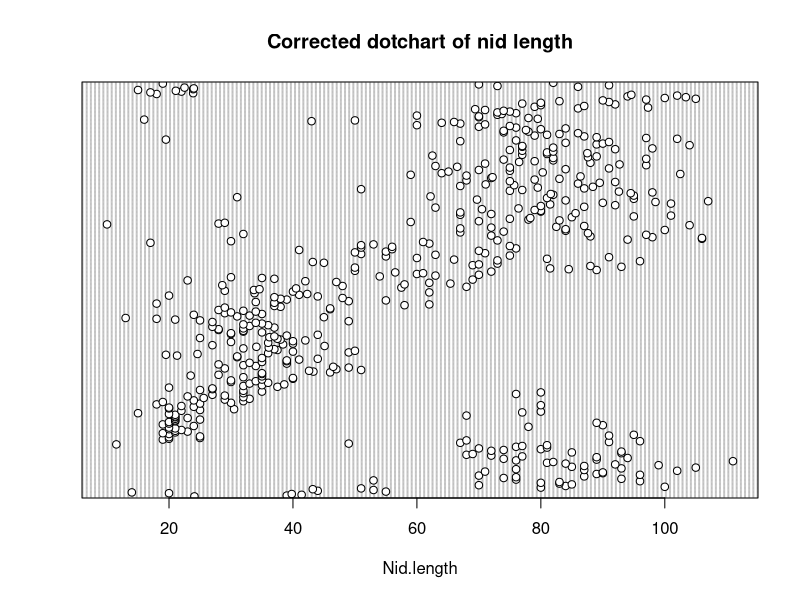
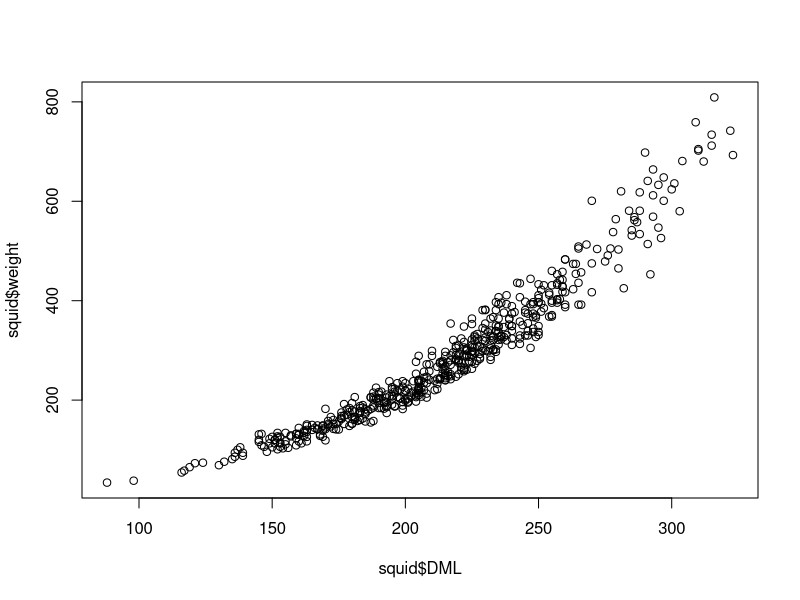
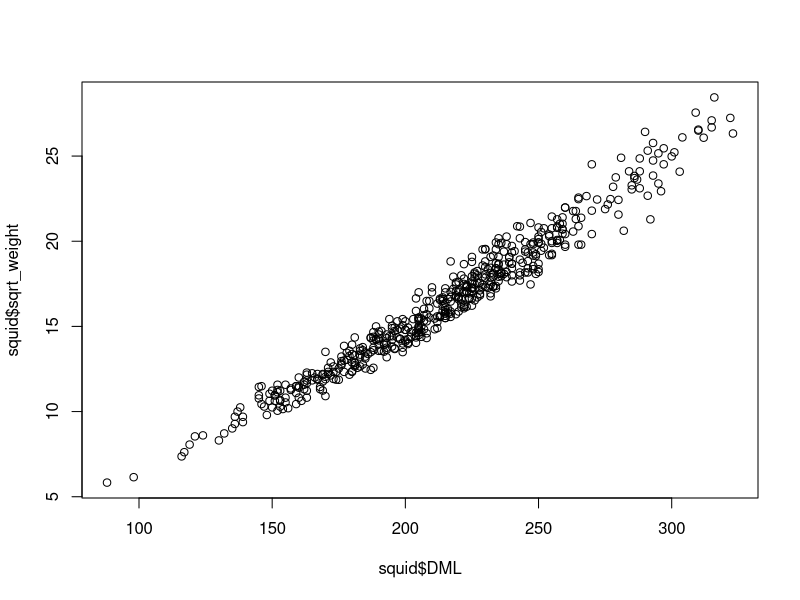
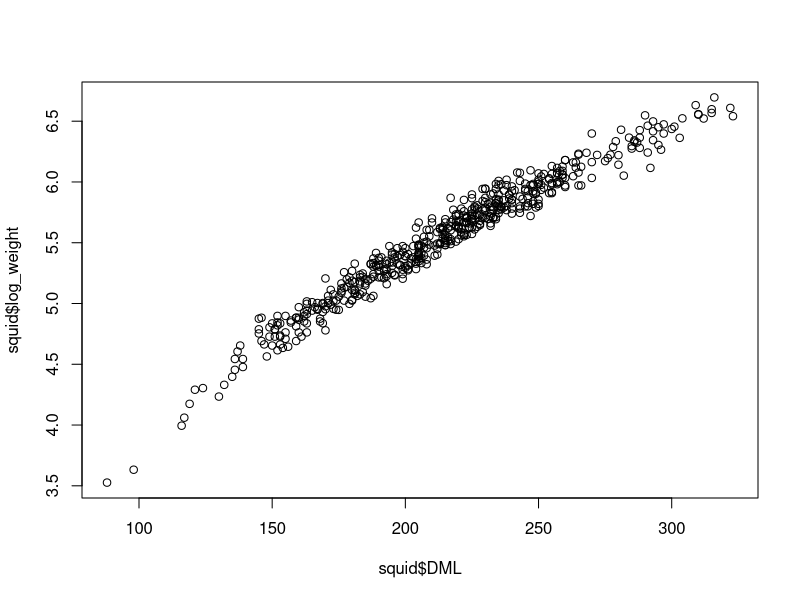
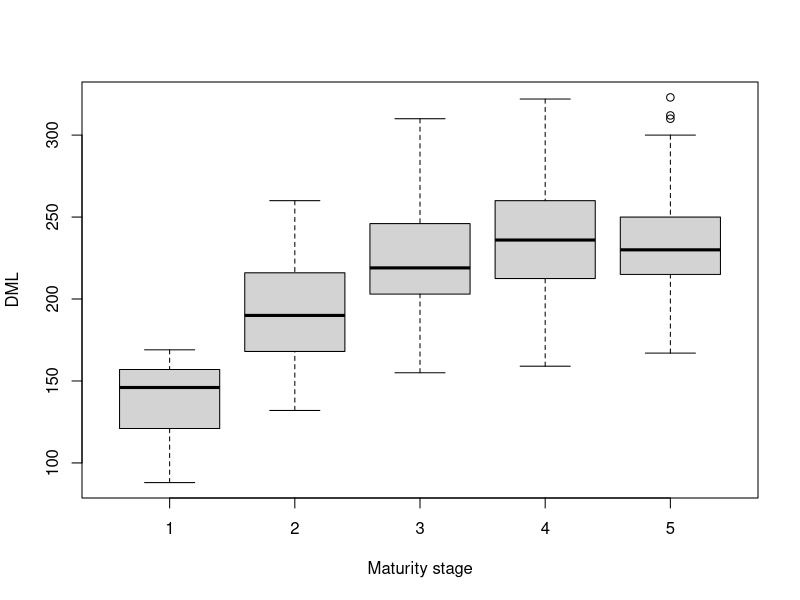
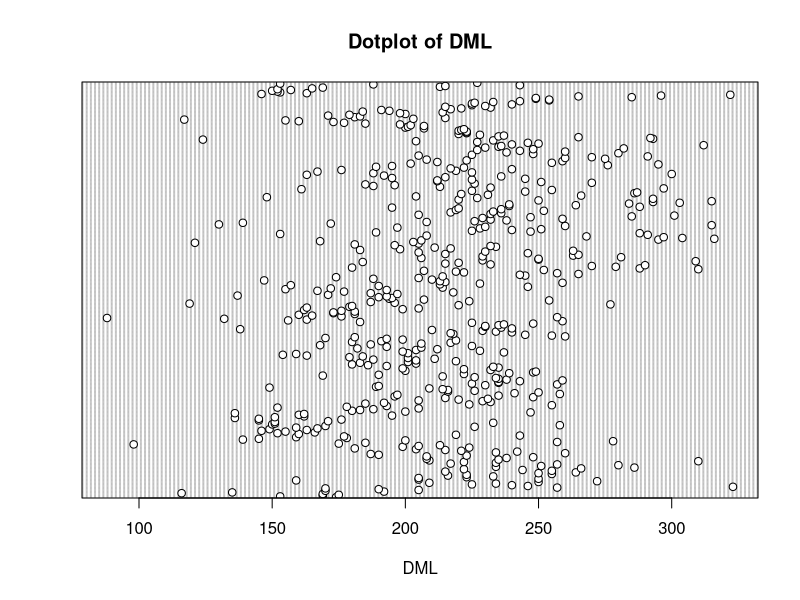
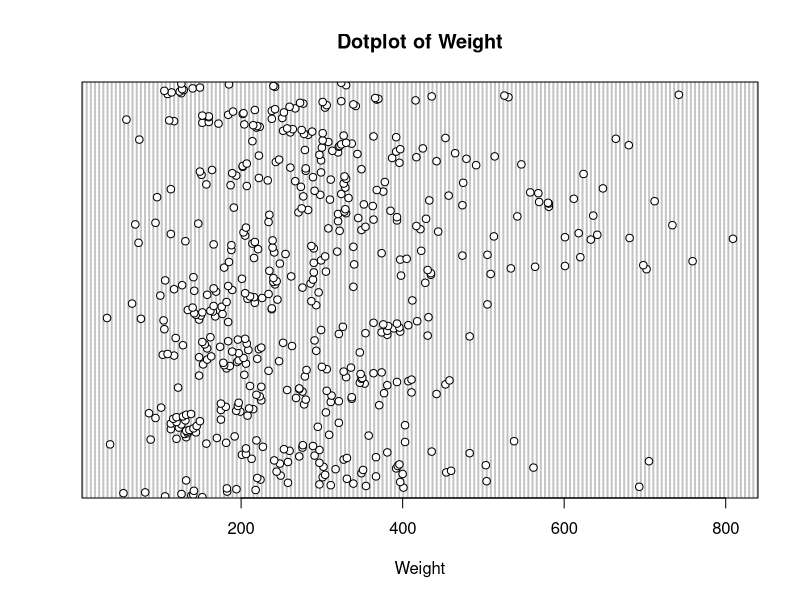
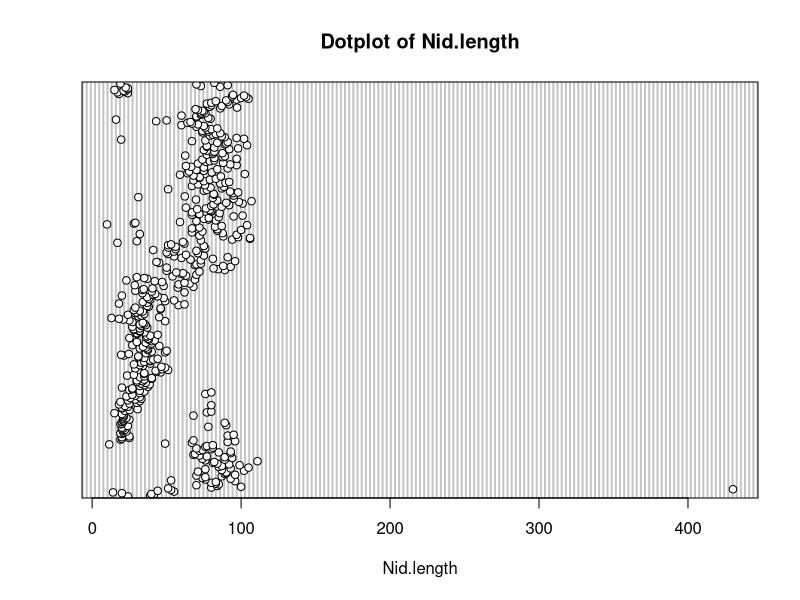

Source code (R) for these figures, in order: (Note: this script raises an error after producing the figures.)
##Exercise 4: Visualising data using base R and lattice graphics

## Importing the ‘squid1.txt’ file into R
squid <- read.table(file = 'data/squid1.txt', header = TRUE, sep = "\t", stringsAsFactors = TRUE, dec = ",")

###Question 4:
summary(squid)
str(squid)
squid$year_factor <- factor(squid$year)
squid$month_factor <- factor(squid$month)
squid$maturity_stage_factor <- factor(squid$maturity.stage)
str (squid)


### Question 5:
## part a: How many observations are there per month and year combination?
xtabs(~ year_factor + month_factor, data = squid)

##part b: Do you have data for each month in each year? 
# No, because there is no data for Jan - Nov in 1989, no data for Feb & June 1990 & no data between August - Dec 1991

##part c: Which years have the most observations?
yearly_counts <- rowSums(table(squid$year_factor, squid$month_factor))

###Question 6:
##saving dotplots in pdf version
pdf("data/squid_dotplots.pdf")
## Creating dotcharts 
dotchart(squid$DML, main = "Dotplot of DML", xlab = "DML")
dotchart(squid$weight, main = "Dotplot of Weight", xlab = "Weight")
dotchart(squid$nid.length, main = "Dotplot of Nid.length", xlab = "Nid.length")
dotchart(squid$ovary.weight, main = "Dotplot of Ovary.weight", xlab = "Ovary.Weight")
dev.off()

###Question 7:
## Function to identify which observation is greater than 400
which(squid$nid.length > 400)
## 11th observation is greater than 400

##to confirm if 11th observation is actually greater than 400
squid$nid.length [11]

##to change the value to 43.2
squid$nid.length [11] <-43.2

##re-create dot plot with new values of observation 11
dotchart(squid$nid.length, main = "Corrected dotchart of nid length", xlab = "Nid.length")


### Question 8: 
## To create histograms with different values and export to pdf with first creating a pdf and then putting information inside
pdf("data/squid_histogram.pdf")
hist(squid$DML, main = "Histogram of DML", xlab = "DML")
hist(squid$weight, main = "Histogram of Weight", xlab = "Weight")
hist(squid$eviscerate.weight, main = "Histogram of eviscerate.weight", xlab = "eviscerate.weight")
hist(squid$ovary.weight, main = "Histogram of Ovary.weight", xlab = "Ovary.Weight")
dev.off()

###Question 9 
##Plot the relationship between DML on the x axis and weight on the y axis.
plot(x = squid$DML, y = squid$weight)
# the relationship appears somewhat linear but also a bit exponential

## transforming the weight variable with either a natural log (log()) or square root (sqrt()) transformation
squid$log_weight <- log(squid$weight)
squid$sqrt_weight <- sqrt (squid$weight)
# Doing sqrt weight linearizes there relationship.

#Scatterplot of DML vs sqrt(weight)
plot(x = squid$DML, y = squid$sqrt_weight)

##Scatterplot of DML vs log(weight)
plot(x = squid$DML, y = squid$log_weight)

##saving plot as pdf 
pdf("data/squid_scatterplot log weight.pdf")
plot(x = squid$DML, y = squid$log_weight)
dev.off()

pdf("data/squid_scatterplot sqrt weight.pdf")
plot(x = squid$DML, y = squid$sqrt_weight)
dev.off()

###Question 10: Making box plot
boxplot(squid$DML ~ squid$maturity.stage, data = squid, 
        ylab = "DML", xlab = "Maturity stage")

### installed the package vioplot using install package (vioplot)
vioplot(squid$DML ~ squid$maturity.stage, data = squid, 
        ylab = "DML", xlab = "Maturity stage",
        col = "lightblue")
